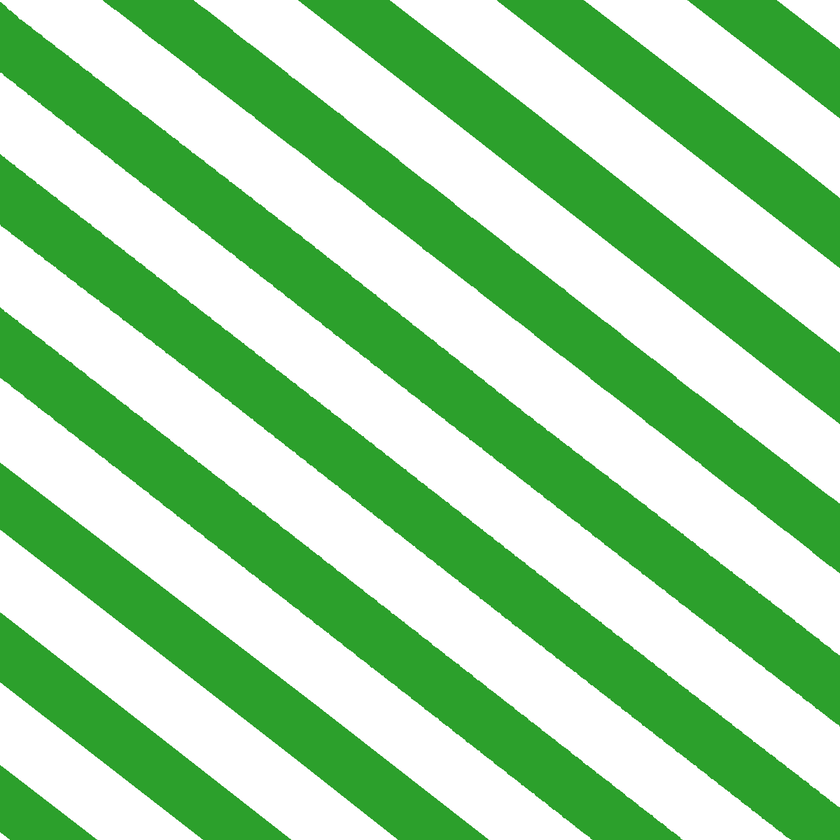
#> input picture sample_masks/sample_mask.png, 840 x 840 px, shrunk from 1200 x 1200 before the run
$ jupyter execute --allow-errors edt_skeleton_demo.ipynb
#> lines starting #> are read from the running program, lines starting #| are printed output that depends on the picture; after the words box and inside, x2 and y2 are one past the last pixel; in counts of white or black regions, pixels touching at a corner belong together
# EDT & Skeletonization-Based Metrology for DIW Printed Strands

**Authors:** LLNL
**Associated Publication:** *npj Advanced Manufacturing* (in review)

---

## Overview

This notebook demonstrates the complete post-processing metrology pipeline used to extract **strand diameter** and **inter-strand pitch** measurements from binary segmentation masks predicted by a U-Net model.

The pipeline consists of two major stages:

1. **Segmentation** *(upstream, not shown here)*: A U-Net model takes a raw grayscale microscopy image and produces a binary segmentation mask, where pixels classified as printed material (strands) are labeled `1` and background gaps are labeled `0`.

2. **Metrology** *(this notebook)*: The binary mask is processed using classical image analysis techniques — specifically **Euclidean Distance Transform (EDT)** and **medial axis skeletonization** — to extract quantitative measurements of strand geometry.

### Mathematical Foundation

**Euclidean Distance Transform (EDT):** For every foreground pixel in a binary image, the EDT computes the Euclidean distance to the nearest background pixel. At any point along the center of a strand, this value equals the local radius of the strand.

**Medial Axis Skeletonization:** The medial axis (or skeleton) is the locus of centers of maximally inscribed circles within a binary shape. Combining the EDT value at each skeleton pixel with a factor of 2 yields the local strand diameter:

$$d = 2 \times EDT(p) \times r_{\text{px→mm}}$$

where $r_{\text{px→mm}}$ is the image resolution in mm/pixel.

**Pitch:** Inter-strand pitch (center-to-center spacing) is computed by applying the same EDT + skeletonization approach to the **inverted** binary mask (i.e., treating the gaps between strands as the foreground), then computing perpendicular distances between adjacent skeleton lines.

## 1. Environment Setup

Import all required libraries. This notebook depends on:
- `scikit-image`: medial axis transform, morphological operations, region properties
- `scipy`: binary hole filling, connected component labeling
- `fil_finder`: skeleton branch pruning (FilFinder2D)
- `astropy`: unit handling required by FilFinder2D
- `sklearn`: linear regression for skeleton line fitting
- `matplotlib`: visualization
- `PIL` / `numpy` / `pandas`: general image and data handling

Install dependencies via:
```bash
pip install -r requirements_metrology.txt
```

Or manually:
```bash
pip install numpy==2.2.6 scipy==1.16.2 scikit-image==0.25.2 scikit-learn==1.7.2 matplotlib==3.10.6 pandas==2.3.2 pillow==11.2.1 fil-finder>=1.7.0
pip install astropy>=6.0.0
```

[cell 1]
from collections import defaultdict
import warnings
import statistics

import numpy as np
import pandas as pd
import matplotlib.pyplot as plt
import matplotlib.colors as mcolors

from PIL import Image
from scipy.ndimage import binary_fill_holes, label
from sklearn.linear_model import LinearRegression

import skimage
from skimage import morphology, measure, filters

from fil_finder import FilFinder2D
import astropy.units

warnings.filterwarnings('ignore')

# Matplotlib style
plt.rcParams.update({
    'figure.dpi': 120,
    'font.size': 12,
    'axes.titlesize': 13,
    'axes.labelsize': 12,
})

print('All libraries loaded successfully.')

## 2. Configuration

Set the image path and physical resolution here. All measurements downstream are scaled by `RES_UM_PER_PX`.

- **`MASK_PATH`**: Path to the binary segmentation mask (PNG, RGB or grayscale)
- **`RES_UM_PER_PX`**: Imaging resolution in micrometers per pixel (instrument-dependent)
- **`RES_MM_PER_PX`**: Derived conversion factor used in all measurement calculations
- **`KERNEL_SIZE`**: Structuring element size for binary hole filling (set to `None` to skip)
- **`MEDIAN_FILTER_SIZE`**: Disk radius for median filter smoothing (set to `None` to skip)

[cell 2]
# ── User Configuration ─────────────────────────────────────────────────────
MASK_PATH          = '../sample_masks/sample_mask.png'   # Path to segmentation mask
RES_UM_PER_PX      = 3.25               # Instrument resolution: µm per pixel
RES_MM_PER_PX      = RES_UM_PER_PX / 1000.0  # Convert to mm/px for output units

KERNEL_SIZE        = 5    # Hole-filling structuring element size (pixels); None to skip
MEDIAN_FILTER_SIZE = 2    # Median filter disk radius (pixels); None to skip
# ───────────────────────────────────────────────────────────────────────────

print(f'Resolution: {RES_UM_PER_PX} µm/px  →  {RES_MM_PER_PX:.6f} mm/px')

## 3. Load and Binarize the Segmentation Mask

The segmentation masks produced by the U-Net are saved as RGB PNG files where:
- **Green pixels** (high green channel value, low red channel) → foreground (printed strand material), label `1`
- **White pixels** (high values in all channels) → background (gaps between strands), label `0`

We extract the green channel and apply a threshold of `> 112` to produce a clean binary array. This threshold reliably separates the two classes given the specific color encoding used by the labeling tool.

[cell 3]
# Load raw mask image
raw_mask_img = Image.open(MASK_PATH)
#> raw_mask_img is the input picture: PIL image 840x840 RGB; mean R, G, B 157.6, 211.2, 157.6
raw_mask_arr = np.asarray(raw_mask_img)

print(f'Raw image shape : {raw_mask_arr.shape}')
#| Raw image shape : (840, 840, 3)
print(f'Raw image dtype : {raw_mask_arr.dtype}')
#| Raw image dtype : uint8
print(f'Raw value range : [{raw_mask_arr.min()}, {raw_mask_arr.max()}]')
#| Raw value range : [5, 255]

# Binarize using the RED channel.
# In this mask format:
#   Green strand pixels  -> low R (~40-70),  high G (~140-165)
#   White gap pixels     -> high R (~220-255), high G (~240-255)
# NOTE: The green channel minimum is ~117, so a green-channel threshold catches everything.
# Instead, R < 128 cleanly separates strands (foreground=1) from gaps (background=0).
if raw_mask_arr.ndim == 3:
    binary_mask = (raw_mask_arr[:, :, 0] < 128).astype(np.uint8)
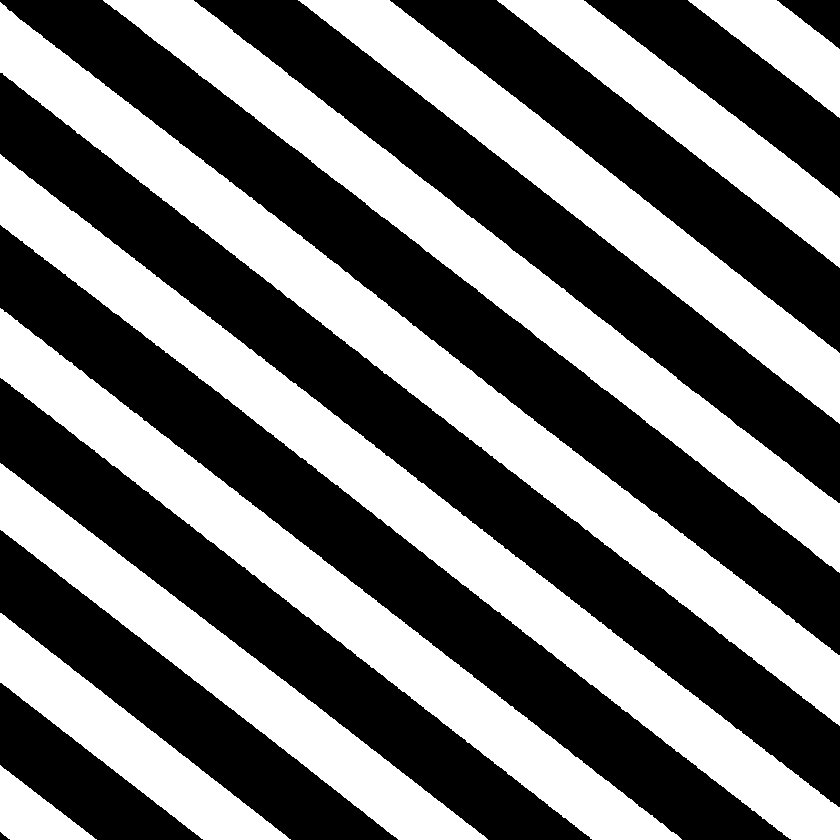
#> binary_mask: shape (840, 840); values 0 (black) and 1 (white), 45.9% white; 10 white regions, largest, box (x1, y1, x2, y2) and area: (0, 2, 840, 726) 59028, (0, 154, 840, 840) 57518, (103, 0, 840, 573) 47734
else:
    binary_mask = (raw_mask_arr > 0).astype(np.uint8)

# Handle edge case: mask stored as 0/255 or 112/255 instead of 0/1
if binary_mask.max() == 255 and binary_mask.min() == 112:
    binary_mask[binary_mask == 255] = 1
    binary_mask[binary_mask == 112] = 0

print(f'Binary mask shape  : {binary_mask.shape}')
#| Binary mask shape  : (840, 840)
print(f'Binary mask values : {np.unique(binary_mask)}  (0=background, 1=strand)')
#| Binary mask values : [0 1]  (0=background, 1=strand)
print(f'Foreground coverage: {binary_mask.mean()*100:.1f}%')
#| Foreground coverage: 45.9%

[cell 4]
# Visualize the raw mask and binarized result side by side
fig, axes = plt.subplots(1, 2, figsize=(14, 6))

axes[0].imshow(raw_mask_arr)
axes[0].set_title('Raw Segmentation Mask\n(U-Net output, RGB PNG)')
axes[0].axis('off')

axes[1].imshow(binary_mask, cmap='gray', vmin=0, vmax=1)
axes[1].set_title('Binarized Mask\n(Green channel > 112 threshold)')
axes[1].axis('off')

plt.suptitle('Step 1: Mask Loading & Binarization', fontsize=14, fontweight='bold', y=1.01)
plt.tight_layout()
plt.show()

## 4. Post-Processing: Hole Filling & Median Filtering

Before computing the EDT, minor artifacts in the binary mask are removed:

1. **Binary Hole Filling** (`scipy.ndimage.binary_fill_holes`): Fills enclosed holes within strands that may result from imaging noise or imperfect segmentation. The operation is applied twice — once to the original mask and once to its inverse — to fill holes in both the foreground and background regions. The `kernel_size` parameter defines the structuring element, controlling the maximum hole size that will be filled.

2. **Median Filtering** (`skimage.filters.median`): Removes salt-and-pepper noise while preserving strand edges. The disk-shaped structuring element with radius `median_filter_size` determines the spatial scale of smoothing.

[cell 5]
def post_process(img, kernel_size=None, median_filter_size=None):
    """
    Apply hole filling and median filtering to a binary segmentation mask.

    Parameters
    ----------
    img : numpy.ndarray
        Binary image (values 0 or 1).
    kernel_size : int or None
        Structuring element size for binary hole filling. Applied to both
        foreground and background to close holes in both directions.
        If None, hole filling is skipped.
    median_filter_size : int or None
        Radius (in pixels) of the disk-shaped median filter kernel.
        If None, median filtering is skipped.

    Returns
    -------
    numpy.ndarray
        Post-processed binary image (dtype uint8).
    """
    if kernel_size:
        img = binary_fill_holes(img, structure=np.ones((kernel_size, kernel_size)))
        img = np.invert(img)
        img = binary_fill_holes(img, structure=np.ones((kernel_size, kernel_size)))
        img = np.invert(img).astype(np.uint8)

    if median_filter_size:
        img = skimage.filters.median(img, skimage.morphology.disk(median_filter_size))

    return img.astype(np.uint8)


# Apply post-processing
processed_mask = post_process(binary_mask, kernel_size=KERNEL_SIZE, median_filter_size=MEDIAN_FILTER_SIZE)

print(f'Post-processed mask shape : {processed_mask.shape}')
#| Post-processed mask shape : (840, 840)
print(f'Post-processed values     : {np.unique(processed_mask)}')
#| Post-processed values     : [0 1]

# Visualize before vs after
fig, axes = plt.subplots(1, 3, figsize=(18, 6))

axes[0].imshow(binary_mask, cmap='gray', vmin=0, vmax=1)
axes[0].set_title('Before Post-Processing')
axes[0].axis('off')

# Show difference map
diff = processed_mask.astype(int) - binary_mask.astype(int)
axes[1].imshow(diff, cmap='RdBu', vmin=-1, vmax=1)
axes[1].set_title('Difference Map\n(Blue=filled holes, Red=removed noise)')
axes[1].axis('off')

axes[2].imshow(processed_mask, cmap='gray', vmin=0, vmax=1)
axes[2].set_title('After Post-Processing\n(hole-filled + median filtered)')
axes[2].axis('off')

plt.suptitle('Step 2: Post-Processing', fontsize=14, fontweight='bold', y=1.01)
plt.tight_layout()
plt.show()

## 5. Euclidean Distance Transform (EDT) & Medial Axis Skeletonization

This is the core metrology step.

### 5.1 Medial Axis Transform

`skimage.morphology.medial_axis(img, return_distance=True)` simultaneously computes:
- **`skeleton`**: A boolean array where `True` pixels lie on the medial axis (the set of centers of maximally inscribed circles)
- **`distance`**: The EDT values — at each skeleton pixel, this is the radius (in pixels) of the largest inscribed circle at that point

Multiplying `distance × skeleton` isolates the EDT values only along the skeleton, then scaling by `res × 2` converts pixel-radii to physical diameters:

$$\text{diameter}[\text{mm}] = EDT(p) \times r_{\text{mm/px}} \times 2$$

### 5.2 Skeleton Refinement

The raw medial axis often contains short spurious branches at strand endpoints and corners. We refine it by:
1. Labeling connected skeleton components with `skimage.measure.label`
2. Removing components whose area is less than 1/3 of the mean component area (these are artifacts, not real strands)
3. Pruning remaining branches using `FilFinder2D` from the `fil_finder` package, which walks each filament and removes sub-branches shorter than a minimum pixel threshold

[cell 6]
def refine_skeleton(img):
    """
    Remove small spurious skeleton fragments and prune short branches.

    Two-stage refinement:
      1. Area-based filtering: connected skeleton components smaller than
         (mean area / 3) are removed as noise artifacts.
      2. Branch pruning via FilFinder2D: short branches hanging off the
         main skeleton paths are trimmed, retaining only the longest path
         through each filament.

    Parameters
    ----------
    img : numpy.ndarray
        Boolean or binary array of the raw (unrefined) skeleton.

    Returns
    -------
    numpy.ndarray
        Refined skeleton (boolean array, long-path only).
    """
    # Stage 1: area-based fragment removal
    labels = skimage.measure.label(img)
    areas = [r.area for r in skimage.measure.regionprops(labels)]
    cutoff = statistics.mean(areas) / 3
    for region in skimage.measure.regionprops(labels):
        if region.area < cutoff:
            labels[labels == region.label] = 0
    skeleton = np.where(labels != 0, 1, labels)

    # Stage 2: FilFinder2D branch pruning
    fil = FilFinder2D(skeleton, distance=250 * astropy.units.pc, mask=skeleton)
    fil.preprocess_image(flatten_percent=85)
    fil.create_mask(border_masking=True, verbose=False, use_existing_mask=True)
    fil.medskel(verbose=False)
    fil.analyze_skeletons(skel_thresh=10 * astropy.units.pix, prune_criteria='all')
    return fil.skeleton_longpath


def generate_skeletons(img, refine=True):
    """
    Compute medial axis skeletons and EDT arrays for diameter and pitch measurement.

    Two skeletons are computed:
      - Diameter skeleton: medial axis of the strand foreground
      - Pitch skeleton   : medial axis of the gap background (inverted mask)

    Parameters
    ----------
    img : numpy.ndarray
        Binary mask (1=strand, 0=background).
    refine : bool
        If True, apply skeleton refinement (area filter + branch pruning).

    Returns
    -------
    skel_diameter   : ndarray  — refined skeleton for diameter calculation
    dist_diameter   : ndarray  — EDT values for diameter calculation
    skel_pitch      : ndarray  — refined skeleton for pitch calculation
    dist_pitch      : ndarray  — EDT values for pitch calculation
    """
    # --- Border padding to prevent EDT inflation at image edges ---
    # When a strand touches the image border, there is no background pixel on
    # that side, causing the EDT to measure across the full strand and inflate
    # the radius by ~2x. Padding with zeros forces a background boundary.
    BORDER = 10
    img_padded = np.pad(img, BORDER, mode='constant', constant_values=0)

    # --- Diameter: skeleton of padded strands ---
    skel_diameter_p, dist_diameter_p = skimage.morphology.medial_axis(img_padded, return_distance=True)
    # Crop back to original size before refinement
    skel_diameter = skel_diameter_p[BORDER:-BORDER, BORDER:-BORDER]
    dist_diameter = dist_diameter_p[BORDER:-BORDER, BORDER:-BORDER]
    if refine:
        skel_diameter = refine_skeleton(skel_diameter)

    # --- Pitch: skeleton of gaps (inverted mask), also padded ---
    img_pitch = np.invert(img.astype(bool)).astype(np.uint8)
    img_pitch_padded = np.pad(img_pitch, BORDER, mode='constant', constant_values=0)
    skel_pitch_p, dist_pitch_p = skimage.morphology.medial_axis(img_pitch_padded, return_distance=True)
    skel_pitch = skel_pitch_p[BORDER:-BORDER, BORDER:-BORDER]
    dist_pitch = dist_pitch_p[BORDER:-BORDER, BORDER:-BORDER]
    if refine:
        skel_pitch = refine_skeleton(skel_pitch)

    return skel_diameter, dist_diameter, skel_pitch, dist_pitch


print('Computing medial axis skeletons and EDT arrays...')
print('(This may take 30–120 seconds due to FilFinder branch pruning)')

#> (the rest of this cell did not finish here and is left out)

#> in generate_skeletons, `dist_diameter = dist_diameter_p[BORDER:-BORDER, BORDER:-BORDER]`:
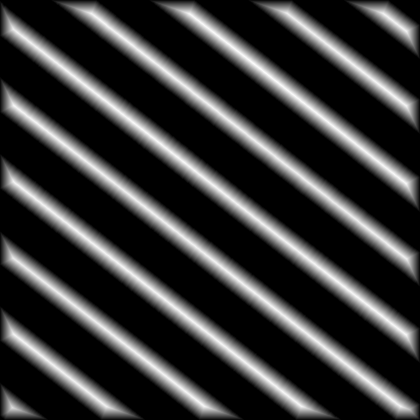
#> dist_diameter: shape (840, 840) float64 (shown at 1/2 size); min 0, max 28.6, mean 6.2; drawn with min black and max white
#> in refine_skeleton, `labels = skimage.measure.label(img)`:
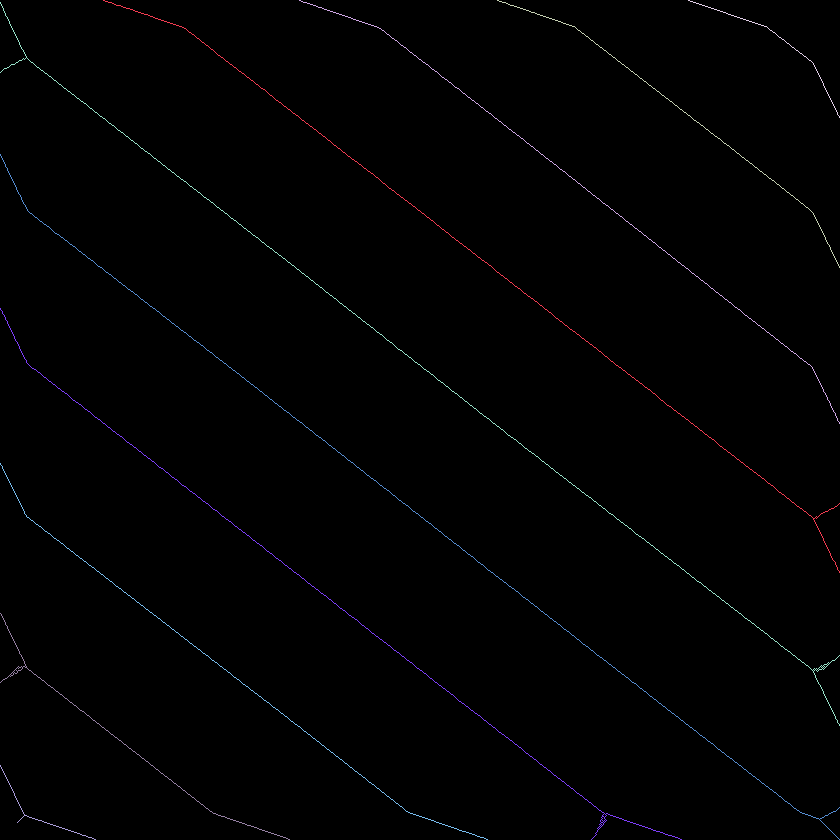
#> labels: shape (840, 840) int32; 11 distinct labels, from 0 to 10; one colour per label, 0 black
#> in refine_skeleton, `areas = [r.area for r in skimage.measure.regionprops(labels)]`: areas = [792, 570, 371, 180, 967, 889, 756, 515, 361, 129]
#> in refine_skeleton, `cutoff = statistics.mean(areas) / 3`: cutoff = 184.3
#> the loop in refine_skeleton, `for region in skimage.measure.regionprops(labels):` made 10 passes
#> in refine_skeleton, `skeleton = np.where(labels != 0, 1, labels)`:
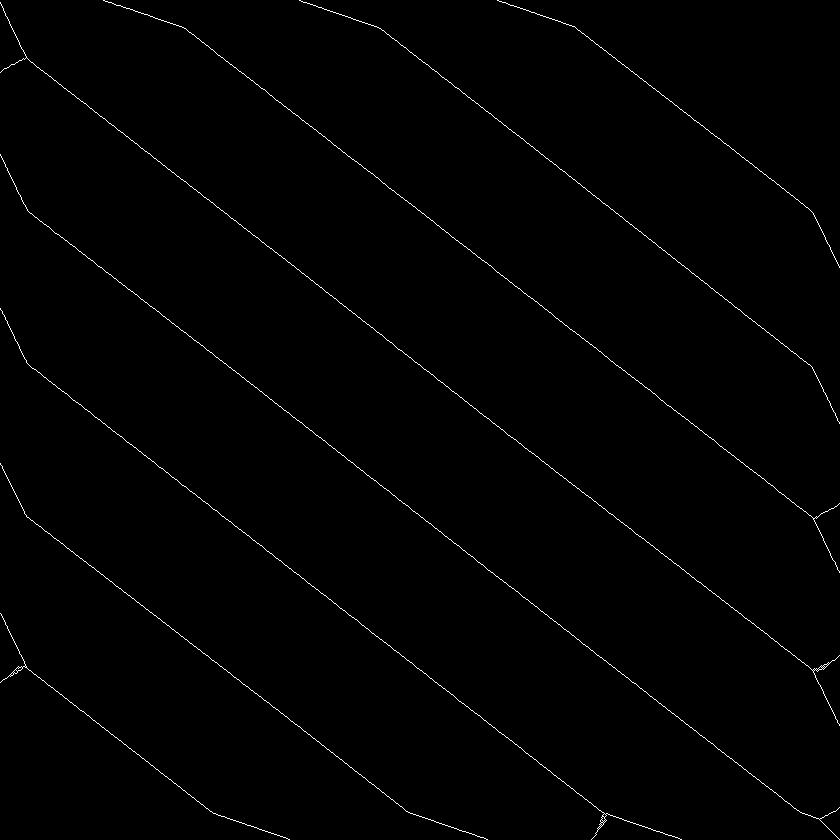
#> skeleton: shape (840, 840) int32; values 0 (black) and 1 (white), 0.74% white in thin lines or dots

print(f'\nDiameter skeleton — nonzero pixels: {skel_diameter.sum():,}')
print(f'Pitch skeleton    — nonzero pixels: {skel_pitch.sum():,}')

[cell 7]
# ── Visualize EDT and Skeletons ────────────────────────────────────────────
fig, axes = plt.subplots(2, 3, figsize=(20, 13))

# Row 1: Diameter (strand foreground)
axes[0, 0].imshow(processed_mask, cmap='gray')
axes[0, 0].set_title('Binary Mask\n(Strands = white)')
axes[0, 0].axis('off')

#> (the rest of this cell did not finish here and is left out)

## 6. Strand Diameter Calculation

With the EDT and skeleton arrays in hand, diameter is straightforward:

1. Element-wise multiply `dist_diameter × skel_diameter` to extract EDT values only at skeleton pixels (radius at each center point)
2. Multiply by `RES_MM_PER_PX × 2` to convert pixel-radii → physical diameters in mm
3. Extract all nonzero values for statistics

Each nonzero value in the resulting array represents the estimated local strand diameter at one skeleton pixel.

[cell 8]
# [41 lines left out: function diameter_calc, not called in this run]


#> (the rest of this cell did not finish here and is left out)

[cell 9]
# [29 lines left out: function plot_diameter_histogram, not called in this run]


#> (the rest of this cell did not finish here and is left out)

## 7. Inter-Strand Pitch Calculation

Pitch (center-to-center spacing between adjacent strands) is computed geometrically using the refined skeleton of the **gap regions** (inverted mask).

### Algorithm

1. **Connected component labeling**: Each skeleton line (corresponding to one inter-strand gap) is labeled as a separate component using 8-connectivity.

2. **Line fitting**: A linear regression is fit to each connected skeleton component to determine its overall orientation (slope and intercept). Vertical lines (slope → ∞) are handled as a special case.

3. **Sorting**: Lines are sorted by spatial position — by mean x-coordinate if the strands are mostly vertical, or by mean y-coordinate if mostly horizontal.

4. **Perpendicular distance calculation**: For each consecutive pair of skeleton lines, perpendicular distances are computed at every point along both lines and combined. This measures the true center-to-center spacing accounting for any angle.

5. **Unit conversion**: All distances are multiplied by `RES_MM_PER_PX` to convert pixel distances → mm.

[cell 10]
# [203 lines left out: functions _distance_bw_lines, _multiple_lines, pitch_calc, not called in this run]


print('Computing pitch measurements...')
dim = processed_mask.shape[0]
#> (the rest of this cell did not finish here and is left out)

[cell 11]
# [42 lines left out: function plot_pitch_histogram, not called in this run]


#> (the rest of this cell did not finish here and is left out)

## 8. Summary Visualization

A combined figure showing the full pipeline from binary mask → skeleton overlays → measurement distributions. This is a publication-ready summary panel.

[cell 12]
fig, axes = plt.subplots(1, 4, figsize=(24, 6))

# Panel 1: Binary mask
axes[0].imshow(processed_mask, cmap='gray')
axes[0].set_title('(a) Binary Segmentation Mask', fontweight='bold')
axes[0].axis('off')

# Panel 2: Diameter skeleton overlay
# Use float mask so red [1,0,0] is visible on both black and white regions
rgb_diam = np.stack([processed_mask.astype(float), processed_mask.astype(float), processed_mask.astype(float)], axis=-1)
#> (the rest of this cell did not finish here and is left out)
